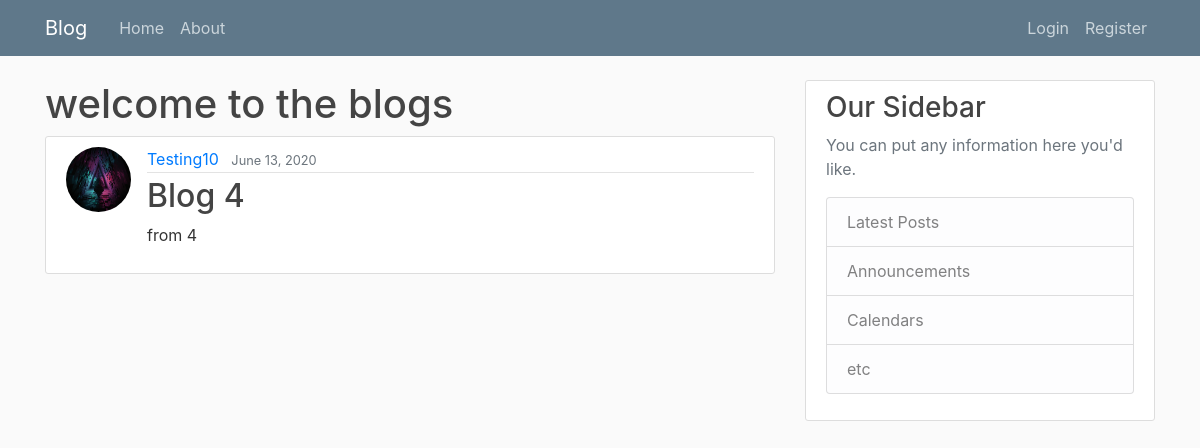
The page /post/13/ on the database as committed earlier.
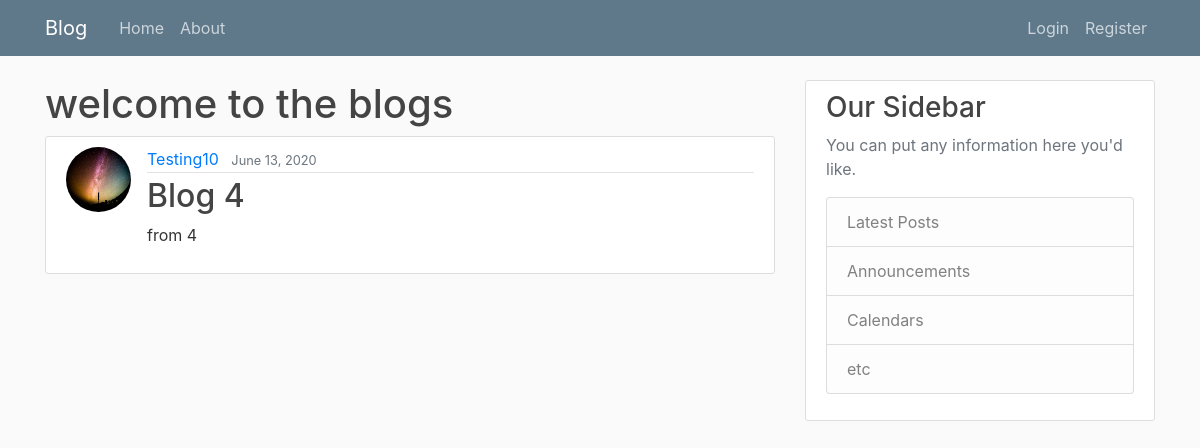
The same page on the database as committed later.
### blog/models.py (models this page shows, shortened)
class Post(models.Model):
    title = models.CharField(max_length=100)
    content = models.TextField()
    date_posted = models.DateTimeField(default=timezone.now)
    author = models.ForeignKey(User,on_delete=models.CASCADE)

### users/models.py (models this page shows, shortened)
class Profile(models.Model):
    user = models.OneToOneField(User, on_delete=models.CASCADE)
    image = models.ImageField(default='default.jpg', upload_to='profile_pics')

### blog/views.py (the view)
# urls.py: path('post/<int:pk>/', PostDetailView.as_view(), name="post-detail"),
class PostDetailView(DetailView):
    model = Post

### blog/templates/blog/post_detail.html (shortened to what this page needs)
{% extends "blog/base.html" %}
{% block content %}
    <h1>welcome to the blogs </h1>
        <article class="media content-section">
            <img class="rounded-circle article-img" src="{{ object.author.profile.image.url }}">
            <div class="media-body">
            <div class="article-metadata">
                <a class="mr-2" href="{% url 'user-posts' object.author.username %}">{{ object.author }}</a>
                <small class="text-muted">{{ object.date_posted|date:"F d, Y" }}</small>
            </div>
            <h2 class="article-title">{{ object.title }}</h2>
            <p class="article-content">{{ object.content }}</p>
            </div>
        </article>
{% endblock %}

Rows that differ between the two databases and show on the page:
changed through a linked row, Post "Blog 4": author.profile.image: picture added in place of a placeholder
